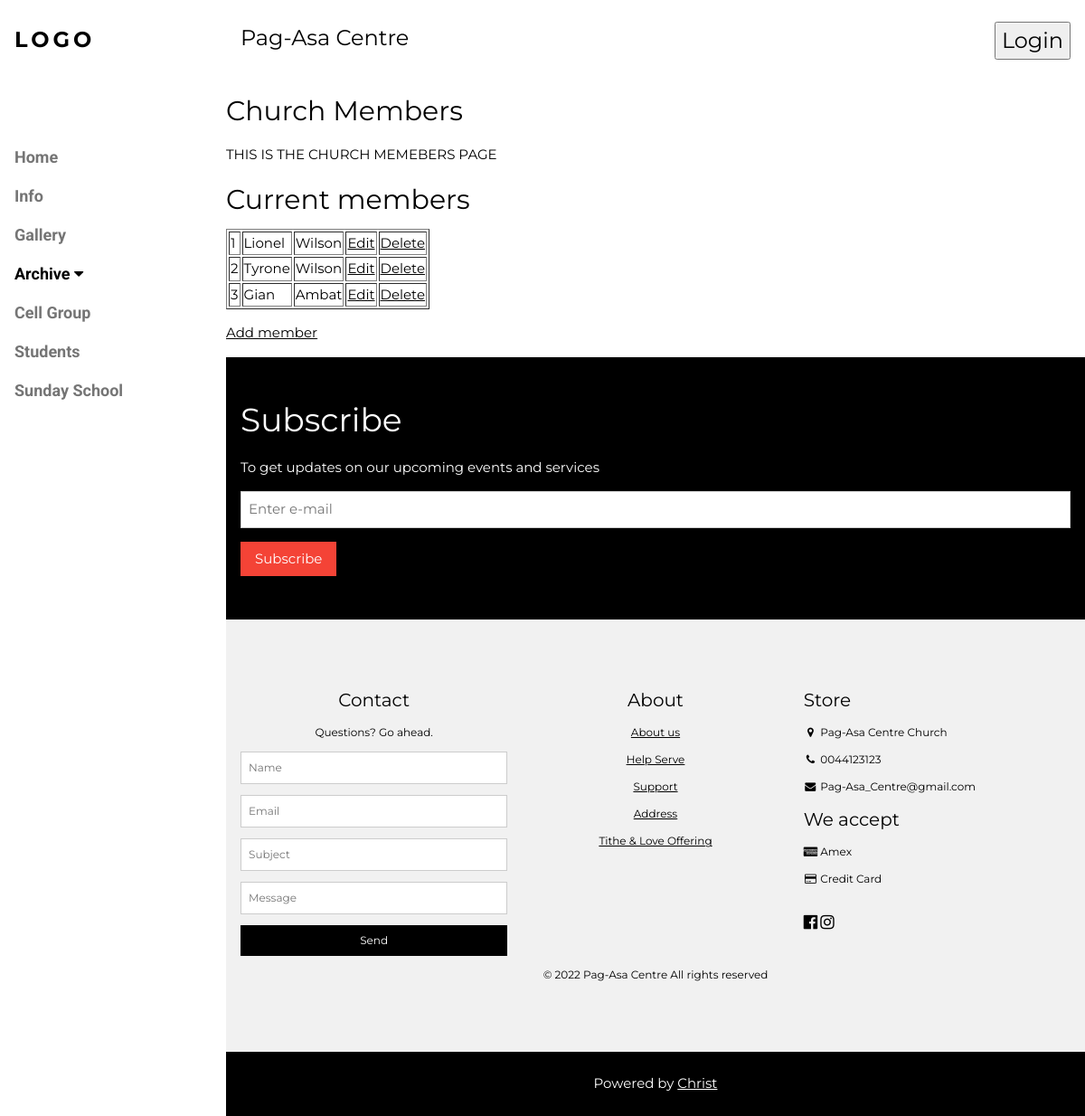
Page /Cell_Group/ on the earlier database version.
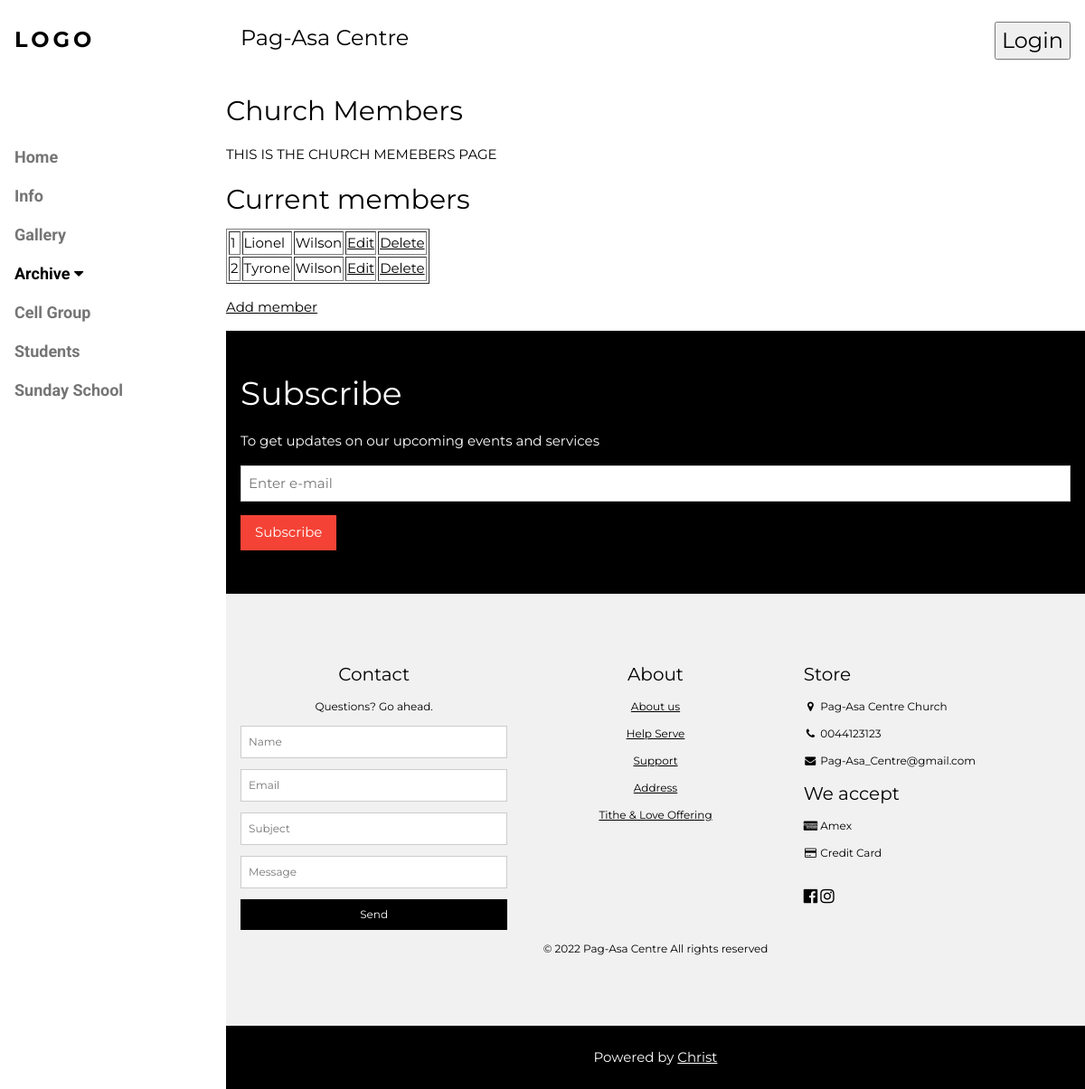
Same page on the later database version.
### Cell_Group/models.py (models this page shows)
class Members(models.Model):
  firstname = models.CharField(max_length=255)
  lastname = models.CharField(max_length=255)

### Cell_Group/views.py (the view)
# urls.py: path('', views.index, name='index'),
def index(request):
    mymembers = Members.objects.all().values()#get all values of objects in the Members table
    template = loader.get_template('Members.html')
    context = {
        'mymembers': mymembers,
    }
    return HttpResponse(template.render(context, request))

### Cell_Group/templates/Members.html
{% extends 'Master_temp.html' %}
{% block page_main %}
    <main>
        <section>
            <h2>Church Members</h2>
            <p>THIS IS THE CHURCH MEMEBERS PAGE</p>
        </section>
        <section>
            <h2>Current members</h2>
            <table border="1">
                {% for x in mymembers %}
                <tr>
                <td>{{ x.id }}</td>
                <td>{{ x.firstname }}</td>
                <td>{{ x.lastname }}</td>
                <td><a href="update/{{ x.id }}">Edit</a></td>
                <td><a href="delete/{{ x.id }}">Delete</a></td>
                </tr>
                {% endfor %}
            </table>
            <p>
            <a href="add/">Add member</a>
            </p>
        </section>
    </main>
{% endblock %}

Differences in the rows shown:
removed Members: id "3", firstname "Gian", lastname "Ambat"
